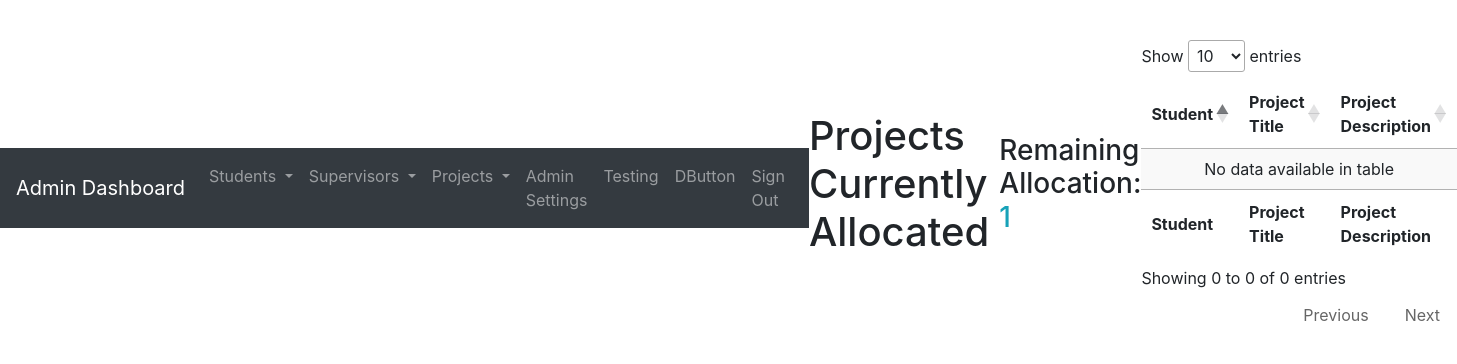
Before: /adminDashboard/currentProjects.php (signed in) with the older database file.
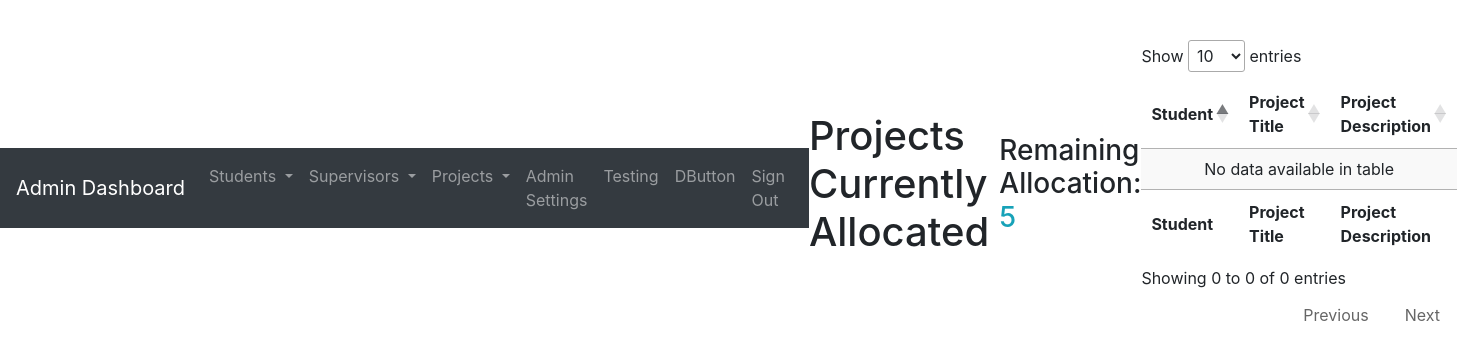
After: the same page with the newer database file.
### tables this page shows
CREATE TABLE `supervisors` (
  `Id` int(11) NOT NULL,
  `FirstName` varchar(20) NOT NULL,
  `LastName` varchar(20) NOT NULL,
  `SupervisorId` int(11) NOT NULL,
  `ProjectIdeas` text,
  `ProjectInterests` text,
  `CurrentAllocation` int(11) NOT NULL DEFAULT '0',
  `MaxAllocation` int(11) NOT NULL
);

### resources/session.php (called while the page is built, shortened)
<?php
   include('config.php');
   $user_check = $_SESSION['login_user'];
   $ses_sql = mysqli_query($db,"select * from users where UserName = '$user_check'");
   $row = mysqli_fetch_array($ses_sql,MYSQLI_ASSOC);
   if (empty($row['StudentId'])) {
      $id = $row['SupervisorId'];
   }else{
      $id = $row['StudentId'];
   }
?>

### sql/checkAllocation.php (called while the page is built)
<?php
$sql = "SELECT CurrentAllocation, MaxAllocation FROM supervisors WHERE Id = '$id'";
$result = $db->query($sql);
while($row = $result->fetch_assoc()) {
	$currentAllocation = $row['CurrentAllocation'];
	$maxAllocation = $row['MaxAllocation'];
}
?>

### shared/currentAllocation.php (the view)
<?php
include '../sql/checkAllocation.php';
$allocation = $maxAllocation - $currentAllocation;
echo $allocation;
?>

Changed rows visible on the page:
changed supervisors: MaxAllocation "1" → "5"
